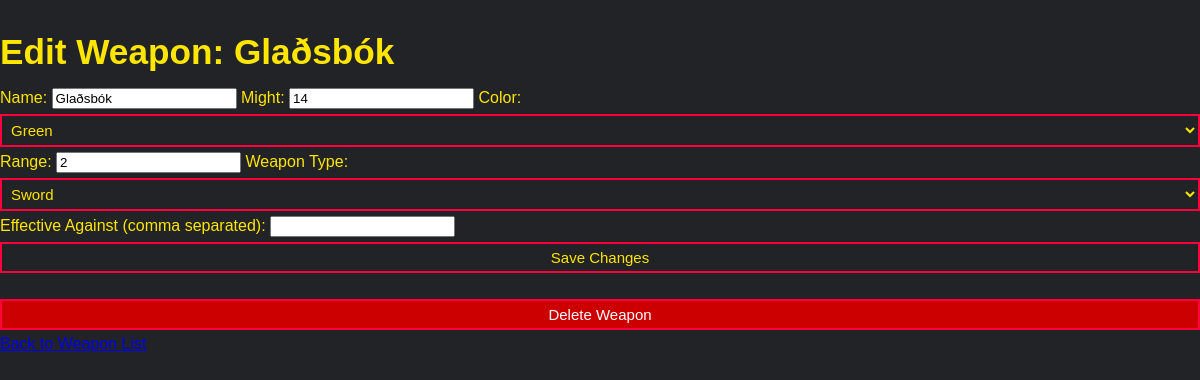
Screenshot of /admin/edit/weapon/Glaðsbók with the database file from the repository.
### tables this page shows
CREATE TABLE weapons (
    id INTEGER PRIMARY KEY AUTOINCREMENT,
    name TEXT NOT NULL,
    might INTEGER NOT NULL,
    color TEXT,
    range INTEGER,
    weapon_type TEXT,
    effective_against TEXT, -- comma-separated types
    image_url TEXT
);

### web/routes.py (the view, shortened to what this page needs)
@main.route('/admin/edit/weapon/<name>', methods=['GET', 'POST'])
def edit_weapon(name):
    from simulator.data_loader import get_weapon_by_name, update_weapon, get_weapon_types
    weapon = get_weapon_by_name(name)
    weapon_types = get_weapon_types()
    return render_template('edit_weapon.html', weapon=weapon, weapon_types=weapon_types)

### simulator/data_loader.py (called while the page is built)
def get_weapon_by_name(name):
    db = FEHDatabase()
    weapon = db.get_weapon_by_name(name)
    db.close()
    return weapon

def get_weapon_types():
    db = FEHDatabase()
    types = db.get_weapon_types()
    db.close()
    return types

    def _init_schema(self):
        with open(SCHEMA_PATH, "r", encoding="utf-8") as f:
            schema = f.read()
        self.conn.executescript(schema)
        self.conn.commit()

    def get_weapon_by_name(self, name):
        cur = self.conn.execute('SELECT * FROM weapons WHERE name = ?', (name,))
        return dict(cur.fetchone()) if cur.fetchone() else None

    def get_weapon_types(self):
        return [
            "Sword", "Lance", "Axe", "Staff", "RedBow", "BlueBow", "GreenBow", "ColorlessBow",
            "RedDagger", "BlueDagger", "GreenDagger", "ColorlessDagger",
            "RedTome", "BlueTome", "GreenTome", "ColorlessTome",
            "RedBeast", "BlueBeast", "GreenBeast", "ColorlessBeast",
            "RedBreath", "BlueBreath", "GreenBreath", "ColorlessBreath"
        ]

    def close(self):
        self.conn.close()

### templates/edit_weapon.html (shortened to what this page needs)
<!DOCTYPE html>
<html lang="en">
<head>
  <link rel="stylesheet" href="{{ url_for('static', filename='css/styles.css') }}">
</head>
<body>
  <h1>Edit Weapon: {{ weapon.name }}</h1>
  <form method="POST">
    <label for="name">Name:</label>
    <input name="name" value="{{ weapon.name }}" required>
    <label for="might">Might:</label>
    <input name="might" type="number" value="{{ weapon.might }}" required>
    <label for="color">Color:</label>
    <select name="color">
      <option value="green" {% if weapon.color == 'green' %}selected{% endif %}>Green</option>
    </select>
    <label for="range">Range:</label>
    <input name="range" type="number" value="{{ weapon.range }}" required>
    <label for="weapon_type">Weapon Type:</label>
    <select name="weapon_type">
      {% for wt in weapon_types %}
      <option value="{{ wt }}" {% if weapon.weapon_type == wt %}selected{% endif %}>{{ wt }}</option>
      {% endfor %}
    </select>
    <label for="effective_against">Effective Against (comma separated):</label>
    <input name="effective_against" value="{{ weapon.effective_against }}">
    <button type="submit">Save Changes</button>
  </form>
  <form method="POST" action="/admin/delete/weapon/{{ weapon.name }}" style="margin-top:16px;">
    <button type="submit" style="background-color:#c00;color:#fff;">Delete Weapon</button>
  </form>
  <a href="/admin/weapons">Back to Weapon List</a>
</body>
</html>

### static/css/styles.css (style rules this page uses)
body { font-family: Arial, sans-serif; margin: 0; background-color: #222326; color: #ffe600; }
h1 { color: #ffe600; font-size: 2.2em; margin-top: 32px; margin-bottom: 16px; }
select, button { margin: 5px 0; padding: 5px; font-size: 15px; width: 100%; box-sizing: border-box; background: #222326; color: #ffe600; border: 2px solid #ff003c; }

### rows the page displays
weapons: name "Glaðsbók", might "14", color "Green", range "2"

### other values shown
form field weapon_type "Sword"
